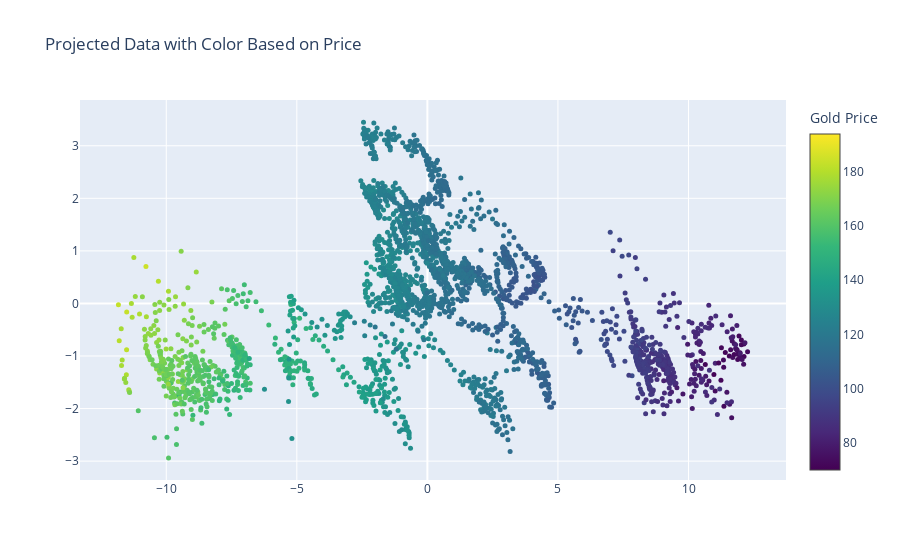

Source (notebook cell):
### Markdown cell above
The plot above shows the cumulative explained variance ratio against the number of principal components, with the goal of determining the number of components required to capture 95% of the variance in the data. The red dashed line represents the 95% variance threshold, while the green dashed line indicates the optimal number of components, which is found to be 1 in this case. This means that the first principal component accounts for 95% of the variance in the dataset, making it sufficient for reducing dimensionality while retaining most of the information. We will proceed by using this component in the subsequent modeling steps.

### Code cell
# Project data onto the first two principal components (k=2)
projected_data = X_pca[:, :2]

# Create a Plotly figure for 3D visualization
fig = go.Figure()

# Add a 3D scatter plot of the projected data
fig.add_trace(go.Scatter(
    x=projected_data[:, 0],  # X-axis: first principal component
    y=projected_data[:, 1],  # Y-axis: second principal component
    mode='markers',
    marker=dict(
        size=5,  # Marker size
        color=y,  # Color markers based on gold price (target variable)
        colorscale='Viridis',  # Color scale for visualization
        colorbar=dict(title='Gold Price')  # Add colorbar with title
    ),
    name='Projected Data'
))

# Update layout for improved visuals
fig.update_layout(
    title='Projected Data with Color Based on Price',
    scene=dict(
        xaxis_title='Principal Component 1',  # X-axis label
        yaxis_title='Principal Component 2',  # Y-axis label
    ),
    font=dict(size=12)  # Font size for layout
)

# Display the plot
fig.show()

### Figure 1 — Plotly figure (JSON) as saved in the notebook; plotly's stock layout.template omitted (floating-point values rounded to 4 significant figures; data arrays with more than 128 entries replaced by an {"elided": "..."} marker saying what was removed)
{"data": [{"marker": {"color": {"elided": "3473 float values"}, "colorbar": {"title": {"text": "Gold Price"}}, "colorscale": [[0, "#440154"], [0.1111, "#482878"], [0.2222, "#3e4989"], [0.3333, "#31688e"], [0.4444, "#26828e"], [0.5556, "#1f9e89"], [0.6667, "#35b779"], [0.7778, "#6ece58"], [0.8889, "#b5de2b"], [1, "#fde725"]], "size": 5}, "mode": "markers", "name": "Projected Data", "type": "scatter", "x": {"elided": "2778 float values"}, "y": {"elided": "2778 float values"}}], "layout": {"font": {"size": 12}, "scene": {"xaxis": {"title": {"text": "Principal Component 1"}}, "yaxis": {"title": {"text": "Principal Component 2"}}}, "title": {"text": "Projected Data with Color Based on Price"}}}
